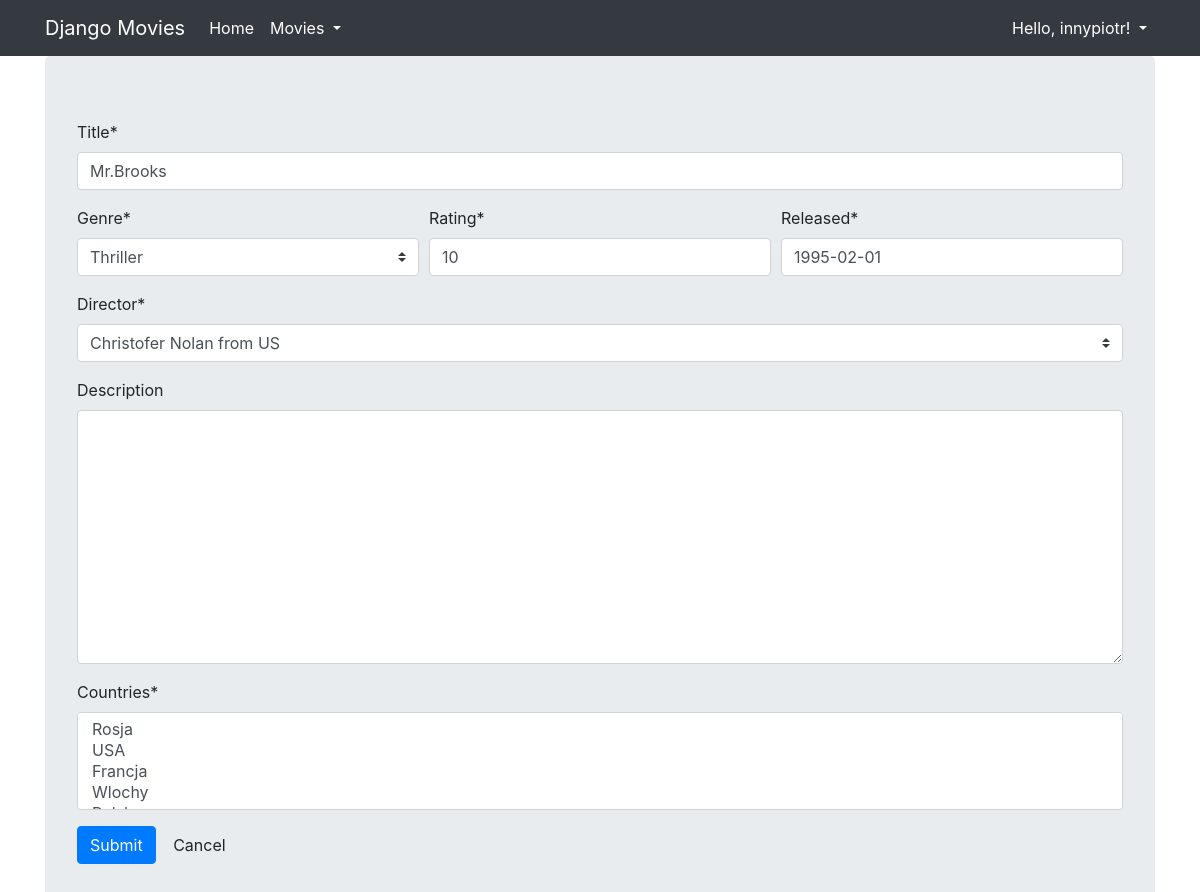
The page /core/movie/update/1 (signed in) on the database its author committed.
### core/models.py (models this page shows, shortened)
class Movie(models.Model):
    title=models.CharField(max_length=100)
    rating = models.IntegerField(null=True, validators=[MaxValueValidator(10),MinValueValidator(1)]
    )
    released = models.DateField(null=True)
    description = models.TextField(null=True,blank=True)
    created = models.DateTimeField(auto_now_add=True,null=True)
    genre=models.ForeignKey(Genre,null=True,on_delete=models.SET_NULL)
    director=models.ForeignKey(Director,null=True,on_delete=models.SET_NULL)
    countries=models.ManyToManyField(Country,related_name='movie')
    class Meta:
        unique_together=("title","released","director")

### core/views.py (the view, shortened to what this page needs)
# urls.py: path('movie/update/<pk>',MovieUpdateView.as_view(),name='movie_update'),
class MovieUpdateView(LoginRequiredMixin,UpdateView,StaffRequiredMixin):
    template_name = 'form.html'
    model=Movie
    form_class = MovieForm
    success_url= reverse_lazy('core:movie_list')

### core/forms.py (shortened to what this page needs)
class MovieForm(forms.ModelForm):
    class Meta:
        model= Movie
        fields= '__all__'
    title = forms.CharField(validators=[capitalized_validator])
    rating = forms.IntegerField(min_value=1, max_value=10)
    released = PastMonthField()
    def __init__(self, *args, **kwargs):
        super().__init__(*args, **kwargs)
        self.helper = FormHelper()
        self.helper.layout = Layout(
            'title',
            Row(Column('genre'), Column('rating'), Column('released')),
            'director',
            'description',
            Div('countries', css_id='black-fields'),
            FormActions(
                Submit('submit', 'Submit'),
                Button('cancel', 'Cancel')
            ),
        )

### core/models.py (called while the page is built)
    def __str__(self):
        return self.name

    def __str__(self):
        return f"{self.name}  {self.surname} from {self.country}"

    def __str__(self):
        return self.name

### djangomovies/templates/form.html
{% extends "base.html" %}
{% load crispy_forms_tags %}
{% block content %}
    {% crispy form %}
{% endblock %}

### djangomovies/templates/base.html (shortened to what this page needs)
{% load bootstrap4 %}
{% load static %}
<html {% if LANGUAGE_CODE %}lang="{{ LANGUAGE_CODE }}"{% endif %}>
  <head>
      {% block styles %}{% bootstrap_css %}{% endblock %}
  </head>
  <body>
    <nav class="navbar navbar-expand-lg navbar-dark bg-dark">
      <div class="container fixed">
        <a class="navbar-brand" href="{% url 'index' %}">Django Movies</a>
        <div class="collapse navbar-collapse" id="navbarNavAltMarkup">
          <div class="navbar-nav">
            <a class="nav-item nav-link active" href="/">
              Home
            </a>
            <div class="nav-item dropdown">
              <a class="nav-link active dropdown-toggle" href="#" data-toggle="dropdown">
                Movies
              </a>
            </div>
          </div>
          <div class="navbar-nav ml-auto">
            <div class="nav-item dropdown">
              {% if user.is_authenticated %}
                <a class="nav-link active dropdown-toggle" href="#" data-toggle="dropdown">
                  {% if user.first_name %}Hello, {{ user.first_name }}!
                  {% else %}Hello, {{ user.username }}!{% endif %}
                </a>
              {% endif %}
            </div>
          </div>
        </div>
      </div>
    </nav>
    <div class="container">
      <div class="jumbotron">
        {% block content %}{% endblock %}
      </div>
    </div>
  </body>
</html>

### rows shown on the page
Movie: title "Mr.Brooks", genre "Thriller", rating "10", released "1995-02-01", director "Christofer Nolan from US"

### other values the page prints
{{ user.username }} "innypiotr"
